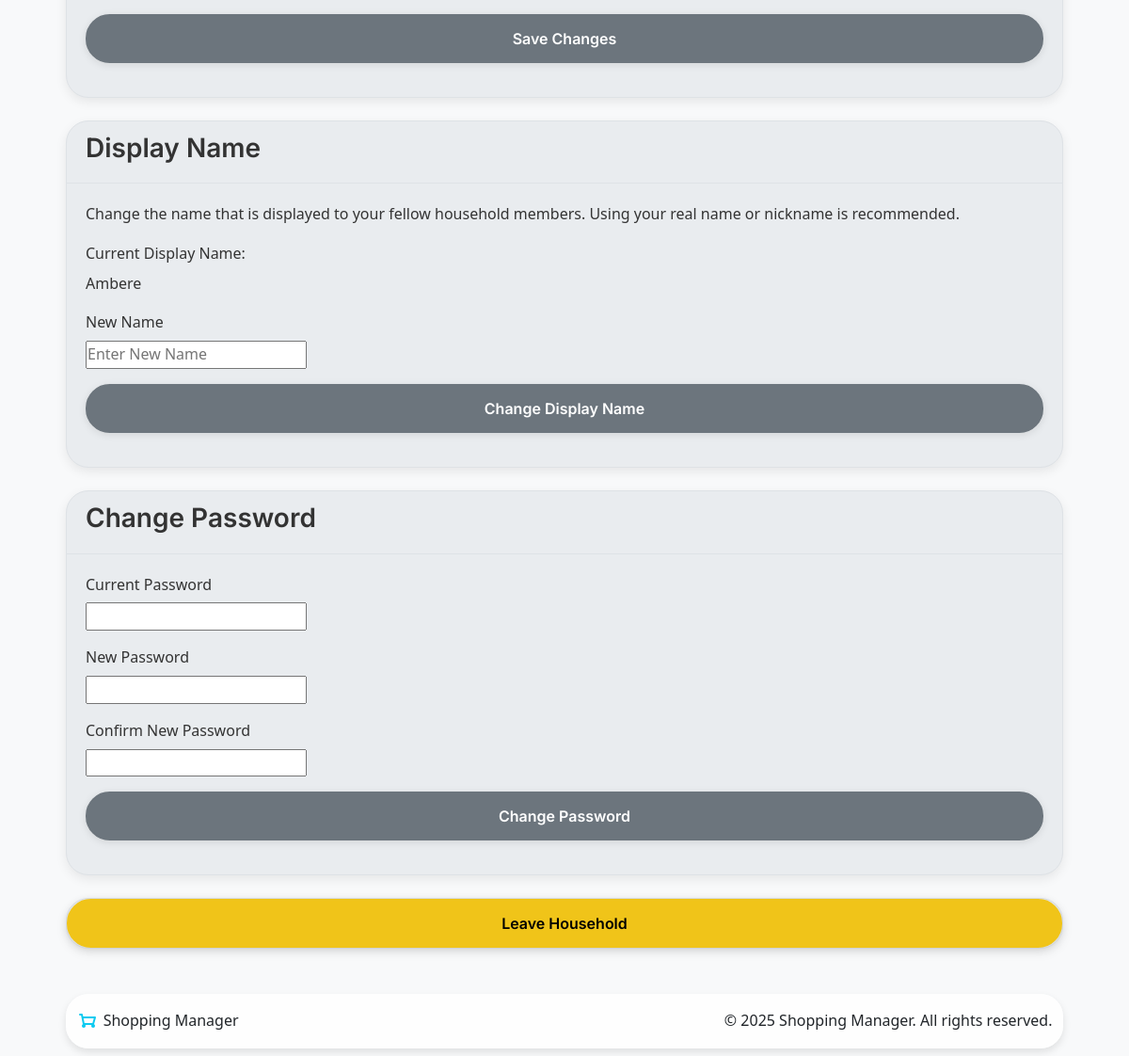
/settings/account (signed in, lower part), run on an earlier commit of the app's database.
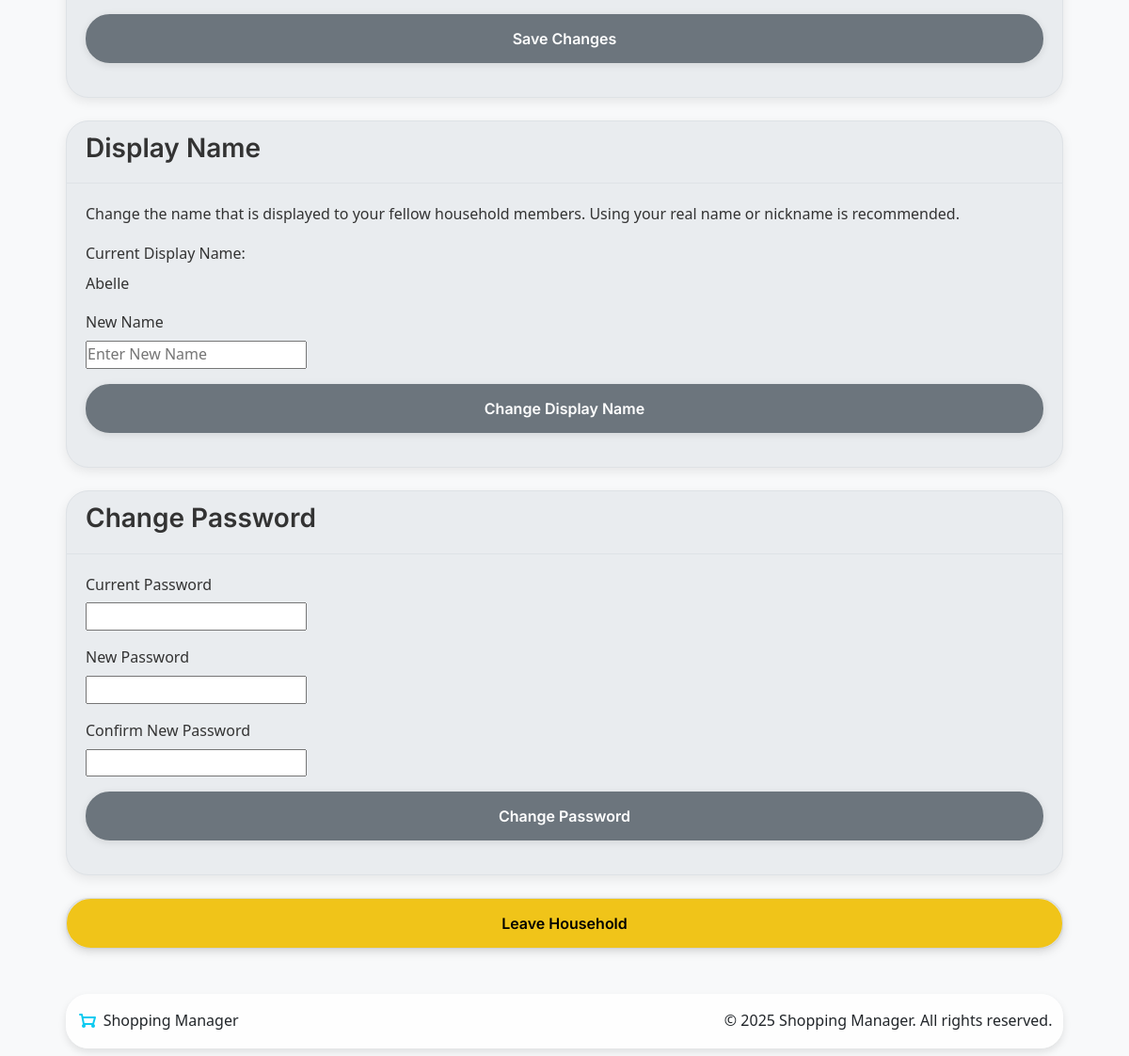
And on a later commit of the database.
### app/models.py (models this page shows, shortened)
class User(db.Model, UserMixin):
    __tablename__ = 'users'
    id = db.Column(db.Integer, primary_key=True)
    username = db.Column(db.String(80), unique=True, nullable=False)
    name = db.Column(db.String(80), nullable=False)
    password = db.Column(db.String(128), nullable=False)
    role = db.Column(db.String(20), default='member')
    avatar_url = db.Column(db.String(256), nullable=True)  # Can be DiceBear URL or local path
    household_id = db.Column(db.Integer, db.ForeignKey('households.id'))
    household = db.relationship('Household', back_populates='members', foreign_keys=[household_id])
    administered_household = db.relationship('Household', back_populates='admin',
                                            foreign_keys='Household.admin_id', uselist=False)
    created_lists = db.relationship('ShoppingList', backref='creator', lazy=True)
    added_items = db.relationship('ListItem', backref='added_by', lazy=True)
    activities = db.relationship('ActivityLog', backref='user', lazy=True)
    def get_avatar_url(self):
        if not self.avatar_url:
            return f"https://api.dicebear.com/7.x/initials/svg?seed={self.username}"
        if self.avatar_url.startswith(('http://', 'https://')):
            return self.avatar_url
        return url_for('files_bp.uploaded_file', filename=self.avatar_url)

### app/settings/routes.py (the view, shortened to what this page needs)
@settings_bp.route('/account', methods=['GET', 'POST'])
@login_required
def account_settings():
    form = AvatarForm()
    password_change_form = PasswordChangeForm()
    name_change_form = NameChangeForm()
    return render_template('settings.html',
                          form=form,
                          password_change_form=password_change_form,
                          name_change_form=name_change_form,
                          seeds=['lion', 'tiger', 'dragon', 'phoenix', 'storm', 'warrior'])

### app/settings/forms.py
class AvatarForm(FlaskForm):
    dicebear_url = RadioField("Choose an Avatar", choices=[], validators=[Optional()])
    avatar_upload = FileField("Upload Profile Picture", validators=[
        FileAllowed(['jpg', 'jpeg', 'png'], 'File format not supported!')
    ])
    revert_avatar = HiddenField()
    submit = SubmitField("Save Changes")

class PasswordChangeForm(FlaskForm):
    old_password = PasswordField('Current Password', validators=[DataRequired()])
    new_password = PasswordField('New Password', validators=[
        DataRequired(),
        Length(min=8, message='Password must be at least 8 characters long')
    ])
    confirm_password = PasswordField('Confirm New Password', validators=[
        DataRequired(),
        EqualTo('new_password', message='Passwords must match')
    ])
    submit = SubmitField('Change Password')

### templates/settings.html (shortened to what this page needs)
{% extends "base.html" %}
{% block content %}
<div class="container mt-2">
    <div class="card sm-card">
        <div class="card-body">
            <form method="POST" enctype="multipart/form-data" action="{{ url_for('settings_bp.change_avatar') }}">
                <div class="form-group mb-3">
                    {{ form.submit(class="btn btn-secondary w-100") }}
                </div>
            </form>
        </div>
    </div>
    <div class="card sm-card">
        <div class="card-header">
            <h3>Display Name</h3>
        </div>
        <div class="card-body">
            <div class="form-group mb-3">
                <div class="card-text">
                    Change the name that is displayed to your fellow household members. Using your real name or nickname is recommended.
                </div>
            </div>
            <form id="nameChangeForm" method="post" autocomplete="off">
                <div class="form-group mb-3">
                    <label class="form-label">Current Display Name:</label>
                    <span id="currentDisplayName" class="current-display-name">{{ current_user.name }}</span>
                </div>
                <div class="form-group mb-3">
                    {{ name_change_form.new_name.label(class="form-label") }}
                    {{ name_change_form.new_name(class=['form-control', 'is-invalid' if name_change_form.new_name.errors else ''], placeholder="Enter New Name") }}
                </div>
                <div class="form-group mb-3">
                    <button type="button" class="btn btn-secondary w-100" id="changeNameBtn">
                        <span class="button-text">Change Display Name</span>
                    </button>
                </div>
            </form>
        </div>
    </div>
    <div class="card sm-card">
        <div class="card-header">
            <h3>Change Password</h3>
        </div>
        <div class="card-body">
            <form method="POST" autocomplete="off" id="passwordChangeForm">
                <div class="form-group mb-3">
                    {{ password_change_form.old_password.label(class="form-label") }}
                    {{ password_change_form.old_password(class=['form-control', 'is-invalid' if password_change_form.old_password.errors else '']) }}
                </div>
                <div class="form-group mb-3">
                    {{ password_change_form.new_password.label(class="form-label", autocomplete="new-password") }}
                    {{ password_change_form.new_password(class=['form-control', 'is-invalid' if password_change_form.new_password.errors else ''], id='newPassword') }}
                </div>
                <div class="form-group mb-3">
                    {{ password_change_form.confirm_password.label(class="form-label", autocomplete="new-password") }}
                    {{ password_change_form.confirm_password(class=['form-control', 'is-invalid' if password_change_form.confirm_password.errors else ''], id='confirmPassword') }}
                </div>
                <div class="form-group mb-3">
                    {{ password_change_form.submit(class="btn btn-secondary w-100", id="PasswordBtn") }}
                </div>
            </form>
        </div>
    </div>
    <div class="card sm-card">
        <button type="button" class="btn btn-warning"
            data-bs-toggle="modal"
            data-bs-target="#confirmModal"
            data-modal-title="Leave Household ?"
            data-modal-body="Are you sure you want to leave this household? If you are the admin and other members exist, admin rights will be transferred."
            data-modal-confirm-text="Yes, Leave"
            data-modal-confirm-class="btn-warning"
            data-action-url="{{ url_for('household_bp.leave', household_id=current_user.household_id) }}"
            data-redirect-url="{{ url_for('household_bp.setup') }}">
            Leave Household
        </button>
    </div>
</div>
{% endblock %}

### templates/base.html (shortened to what this page needs)
<!DOCTYPE html>
<html lang="en" data-theme="light">
    <head>
        <link href="https://cdn.jsdelivr.net/npm/bootstrap@5.3.3/dist/css/bootstrap.min.css" rel="stylesheet">
        <link href="https://cdn.jsdelivr.net/npm/bootstrap-icons@1.11.3/font/bootstrap-icons.min.css" rel="stylesheet">
        <link href="{{ url_for('static', filename='css/base.css') }}" rel="stylesheet">
        <link href="{{ url_for('static', filename='css/variables.css') }}" rel="stylesheet">
        <link href="{{ url_for('static', filename='css/components.css') }}" rel="stylesheet">
        <link href="{{ url_for('static', filename='css/layout.css') }}" rel="stylesheet">
        <link href="{{ url_for('static', filename='css/animations.css') }}" rel="stylesheet">
    </head>
    <body class="bg-light">
        <main class="container py-4">
            {% block content %}
            {% endblock %}
        </main>
        <div class="container px-0 " style="margin: 0 auto; margin-bottom: 0.5rem;">
            <div class="row">
                <div class="col-12 px-0">
                    <footer class=" text-dark py-3 mt-auto" id="foooter">
                        <div class="container-fluid">
                            <div class="d-flex justify-content-between align-items-center">
                                <div class="footer-logo">
                                    <a class="nav-link" href="{{ url_for('main.index' )}}">
                                        <span>Shopping Manager</span>
                                    </a>
                                </div>
                                <div class="text-md-end">
                                    <p class="mb-0">
                                        &copy;
                                        <span id="year"></span>
                                        <a class="footer-text text-dark" href="{{ url_for('main.index') }}">Shopping Manager.</a>
                                        All rights reserved.
                                    </p>
                                </div>
                            </div>
                        </div>
                    </footer>
                </div>
            </div>
        </div>
    </body>
</html>

### static/css/base.css (style rules this page uses)
* { margin: 0; padding: 0; box-sizing: border-box; font-family: 'Inter' sans-serif; }
body { line-height: 1.6; color: var(--dark); background-color: var(--background); font-weight: 400; }
.container { width: 100%; margin: 0 auto; padding: 0 20px; }
h1,h2,h3,h4,h5,h6,.h1,.h2,.h3,.h4,.h5,.h6 { font-family: 'Inter', sans-serif; font-weight: 600; }
footer { background-color: #212529; color: white; padding: 4rem 0 2rem; }
.footer-text { text-decoration: none; color:#f8f9fa; }

### static/css/variables.css (style rules this page uses)
:root { --primary: #0dcaf0; --primary-variant: #08a7c2; --secondary: #6c757d; --secondary-variant: #5a6268; --warning: #f0c419; --warning-variant: #d0a408; --success: #136e22; --success-variant: #0e4e16; --text-primary: #212529; --text-secondary: #6c757d; --text-light: #ffffff; --text-faint: #a1a1a1; --background: #ffffff; --background-variant: #f8f9fa; --surface: #ffffff; --surface-variant: #e9ecef; --border: #dee2e6; --border-light: #eff2f5; --shadow: 0 0.5rem 1rem rgba(0, 0, 0, 0.15); --shadow-sm: 0 0.125rem 0.25rem rgba(0, 0, 0, 0.075); --transition: all 0.2s ease-in-out; --rounded-md: 0.375rem; --rounded-lg: 0.5rem; --spacing-sm: 0.5rem; --spacing-md: 1rem; --spacing-lg: 2rem; }

### static/css/components.css (style rules this page uses)
.sm-card { border-radius: 1.5rem; border: 1px solid #e0e0e0; box-shadow: 0px 4px 12px rgba(0, 0, 0, 0.08); color: #333333; margin-bottom: 1.5rem; transition: box-shadow 0.3s ease-in-out, transform 0.3s ease-in-out; }
.sm-card .card-header { background-color: var(--your-card-header-bg-color, transparent); color: var(--your-card-header-text-color, var(--your-primary-color)); padding: 0.75rem 1.25rem; border-top-left-radius: calc(1.5rem - 1px); border-top-right-radius: calc(1.5rem - 1px); }
.sm-card .card-body { padding: 1.25rem; }
.btn { font-family: 'Inter', 'sans-serif'; font-weight: 600; border-radius: 1.6rem; transition: background-color 0.3s ease, border-color 0.3s ease, color 0.2s ease, box-shadow 0.2s ease; box-shadow: 0 2px 8px rgba(0, 0, 0, 0.1); display: inline-flex; align-items: center; justify-content: center; padding: 0.75rem 1.5rem; cursor: pointer; border: 2px solid transparent; position: relative; overflow: hidden; }
.btn::before { content: ""; position: absolute; top: 0; left: 0; width: 100%; height: 100%; background-color: currentColor; opacity: 0; transition: opacity 0.3s ease; z-index: -1; }
.btn-secondary { background-color: var(--secondary); border-color: var(--secondary); color: var(--text-light); }
.btn-warning { background-color: var(--warning); border-color: var(--warning); color: #000000; }
.form-group label { display: block; margin-bottom: 0.4rem; color: var(--text); font-weight: 500; }
.form-label { margin-right: 0.5rem; }
#foooter { position: sticky; top: 0; background-color: rgba(255, 255, 255, 0.8); backdrop-filter: blur(5px); z-index: 100; margin: 0 auto; width: 91.15%; border-radius: 1.5rem; box-shadow: 0 4px 8px rgba(0, 0, 0, 0.1); transition: transform 0.2s, box-shadow 0.2s; }
.card { background-color: var(--bs-secondary-bg); border-color: var(--bs-border-color); }
.card-header { background-color: rgba(var(--bs-secondary-rgb), 0.5); border-bottom-color: var(--bs-border-color); }
.current-display-name { opacity: 1; transition: opacity 0.5s ease-in-out; }

What changed in the data, as far as the page shows it:
changed User: name "Ambere" → "Abelle"
